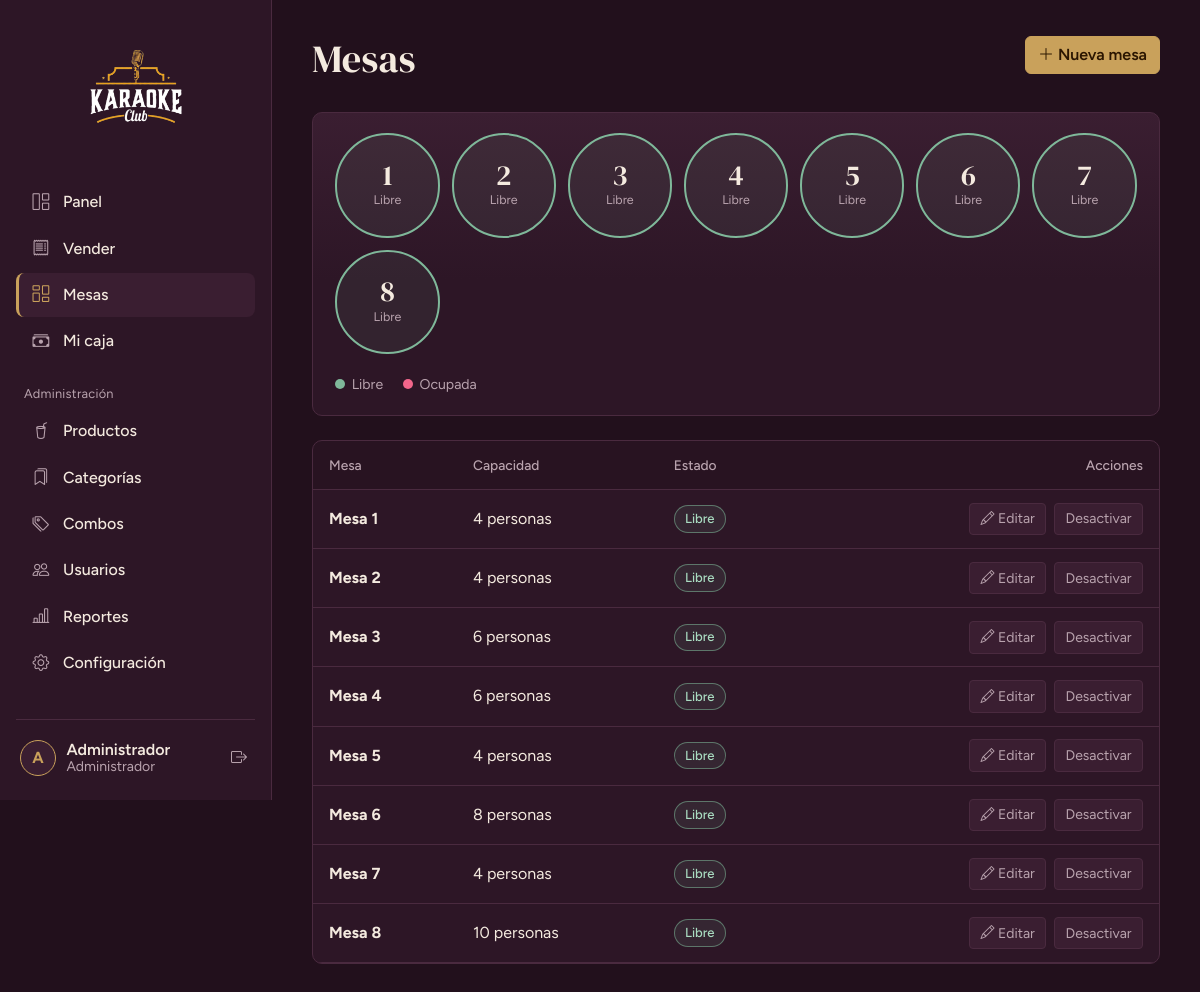
/mesas (signed in), run on the app's committed database.
### tables this page shows
CREATE TABLE IF NOT EXISTS usuarios (
  id          INT UNSIGNED PRIMARY KEY AUTO_INCREMENT,
  rol_id      TINYINT UNSIGNED NOT NULL,
  nombre      VARCHAR(100) NOT NULL,
  usuario     VARCHAR(50)  NOT NULL UNIQUE,
  password    VARCHAR(255) NOT NULL,
  telefono    VARCHAR(20)  NULL,
  estado      TINYINT(1) NOT NULL DEFAULT 1,
  ultimo_login DATETIME NULL,
  created_at  TIMESTAMP NOT NULL DEFAULT CURRENT_TIMESTAMP,
  CONSTRAINT fk_usuarios_rol FOREIGN KEY (rol_id) REFERENCES roles(id)
);

CREATE TABLE IF NOT EXISTS mesas (
  id         INT UNSIGNED PRIMARY KEY AUTO_INCREMENT,
  numero     VARCHAR(20) NOT NULL UNIQUE,
  capacidad  TINYINT UNSIGNED NOT NULL DEFAULT 4,
  estado     ENUM('libre','ocupada','inactiva') NOT NULL DEFAULT 'libre'
);

### app/core/Controller.php (called while the page is built, shortened)
<?php
abstract class Controller
{
    protected function view(string $view, array $data = [], string $layout = 'main'): void
    {
        extract($data, EXTR_SKIP);
        require APP_PATH . "/views/$view.php";
        $content = ob_get_clean();
        require APP_PATH . "/views/layouts/$layout.php";
    }
    protected function requireAuth(array $roles = []): void
    {
        Auth::refresh();
    }
}

### app/controllers/MesasController.php (called while the page is built, shortened)
<?php
class MesasController extends Controller
{
    public function __construct()
    {
        $this->requireAuth();
    }
    public function index(): void
    {
        $esAdmin = Auth::is('admin');
        $this->view('mesas/index', [
            'title'   => 'Mesas',
            'esAdmin' => $esAdmin,
            'mesas'   => Mesa::todas($esAdmin),
        ]);
    }
}

### app/core/Router.php (called while the page is built, shortened)
<?php
class Router
{
    public function dispatch(): void
    {
        try {
            $url   = trim((string) ($_GET['url'] ?? ''), '/');
            $parts = $url === '' ? [] : explode('/', $url);
            $c = strtolower($parts[0]);
            $m = $parts[1] ?? ($c === 'auth' ? 'login' : 'index');
            $params = array_slice($parts, 2);
            $obj = new $class();
            $ref = new ReflectionMethod($obj, $m);
            $ref->invokeArgs($obj, $params);
        } catch (AppException $e) {
            (new ErrorController())->show500($e->getMessage());
        } catch (Throwable $e) {
            error_log((string) $e);
            (new ErrorController())->show500(APP_ENV === 'development' ? $e->getMessage() : null);
        }
    }
}

### public/index.php (called while the page is built, shortened)
<?php
require APP_PATH . '/config/config.php';
spl_autoload_register(function (string $class): void {
    foreach (['core', 'controllers', 'models'] as $dir) {
        $file = APP_PATH . "/$dir/$class.php";
        if (is_file($file)) { require $file; return; }
    }
});
require APP_PATH . '/core/helpers.php';
(new Router())->dispatch();

### app/core/Auth.php (called while the page is built, shortened)
<?php
class Auth
{
    public static function user(): ?array { return $_SESSION['user'] ?? null; }
    public static function id(): int { return (int) ($_SESSION['user']['id'] ?? 0); }
    public static function role(): string { return (string) ($_SESSION['user']['rol'] ?? ''); }
    public static function is(string ...$roles): bool { return in_array(self::role(), $roles, true); }
    public static function refresh(): void
    {
        $u = Usuario::buscarPorId(self::id());
    }
}

### app/core/helpers.php (called while the page is built, shortened)
<?php
function e(mixed $v): string { return htmlspecialchars((string) $v, ENT_QUOTES | ENT_SUBSTITUTE, 'UTF-8'); }
function url(string $path = ''): string { return BASE_URL . '/' . ltrim($path, '/'); }
function asset(string $path): string
{
    $file = ROOT_PATH . '/public/' . ltrim($path, '/');
    return url($path) . '?v=' . (is_file($file) ? filemtime($file) : 1);
}

### app/core/Database.php (called while the page is built, shortened)
<?php
class Database
{
    private static ?PDO $pdo = null;
    public static function pdo(): PDO
    {
        if (self::$pdo === null) {
            try {
                $dsn = 'mysql:host=' . DB_HOST . ';dbname=' . DB_NAME . ';charset=utf8mb4';
                self::$pdo = new PDO($dsn, DB_USER, DB_PASS, [
                    PDO::ATTR_ERRMODE            => PDO::ERRMODE_EXCEPTION,
                    PDO::ATTR_DEFAULT_FETCH_MODE => PDO::FETCH_ASSOC,
                    PDO::ATTR_EMULATE_PREPARES   => false,
                ]);
                self::$pdo->exec("SET time_zone = '-05:00'");
            } catch (PDOException $e) {
                error_log('DB connect: ' . $e->getMessage());
                throw new AppException('No se pudo conectar a la base de datos. Revisa que MySQL esté encendido en XAMPP y que hayas importado database/karaoke_club.sql.');
            }
        }
        return self::$pdo;
    }
    public static function all(string $sql, array $params = []): array
    {
        $st = self::pdo()->prepare($sql);
        $st->execute($params);
        return $st->fetchAll();
    }
    public static function one(string $sql, array $params = []): ?array
    {
        $st = self::pdo()->prepare($sql);
        $st->execute($params);
        $row = $st->fetch();
        return $row === false ? null : $row;
    }
}

### app/models/Mesa.php (called while the page is built, shortened)
<?php
class Mesa
{
    public static function todas(bool $incluirInactivas = true): array
    {
        $where = $incluirInactivas ? '' : "WHERE m.estado <> 'inactiva'";
        return Database::all(
            "SELECT m.id, m.numero, m.capacidad, m.estado,
                    s.id AS sesion_id, s.abierta_en, s.cliente
               FROM mesas m
               LEFT JOIN sesiones_mesa s ON s.mesa_id = m.id AND s.estado = 'abierta'
               $where
              ORDER BY CAST(m.numero AS UNSIGNED), m.numero"
        );
    }
}

### app/models/Config.php (called while the page is built, shortened)
<?php
class Config
{
    private static ?array $cache = null;
    public static function get(string $clave, string $default = ''): string
    {
        if (self::$cache === null) {
            try {
                self::$cache = array_column(Database::all('SELECT clave, valor FROM configuracion'), 'valor', 'clave');
            } catch (Throwable $e) {
                self::$cache = [];
            }
        }
        return self::$cache[$clave] ?? $default;
    }
}

### app/config/menu.php (called while the page is built)
<?php
return [
  ['grupo' => '', 'items' => [
    ['label' => 'Panel',            'icon' => 'bi-grid-1x2',      'route' => 'dashboard', 'roles' => ['admin','cajero']],
    ['label' => 'Vender',           'icon' => 'bi-receipt',       'route' => 'ventas',    'roles' => ['admin','cajero']],
    ['label' => 'Mesas',            'icon' => 'bi-columns-gap',   'route' => 'mesas',     'roles' => ['admin','cajero']],
    ['label' => 'Mi caja',          'icon' => 'bi-cash-stack',    'route' => 'caja',      'roles' => ['admin','cajero']],
  ]],
  ['grupo' => 'Administración', 'items' => [
    ['label' => 'Productos',        'icon' => 'bi-cup-straw',     'route' => 'productos', 'roles' => ['admin']],
    ['label' => 'Categorías',       'icon' => 'bi-bookmarks',     'route' => 'categorias','roles' => ['admin']],
    ['label' => 'Combos',           'icon' => 'bi-tags',          'route' => 'combos',    'roles' => ['admin']],
    ['label' => 'Usuarios',         'icon' => 'bi-people',        'route' => 'usuarios',  'roles' => ['admin']],
    ['label' => 'Reportes',         'icon' => 'bi-bar-chart-line','route' => 'reportes',  'roles' => ['admin']],
    ['label' => 'Configuración',    'icon' => 'bi-gear',          'route' => 'configuracion', 'roles' => ['admin']],
  ]],
];

### app/models/Usuario.php (called while the page is built, shortened)
<?php
class Usuario
{
    public static function buscarPorId(int $id): ?array
    {
        return Database::one(
            'SELECT u.*, r.nombre AS rol FROM usuarios u JOIN roles r ON r.id = u.rol_id WHERE u.id = ? LIMIT 1',
            [$id]
        );
    }
}

### app/views/mesas/index.php (the view, shortened to what this page needs)
<?php
$nombreEstado = ['libre' => 'Libre', 'ocupada' => 'Ocupada', 'inactiva' => 'Inactiva'];
?>
<header class="page-head page-head--actions">
  <div>
    <h1>Mesas</h1>
  </div>
  <?php if ($esAdmin): ?>
    <div class="d-flex gap-2 flex-wrap">
      <a class="btn btn-brass" href="<?= url('mesas/crear') ?>"><i class="bi bi-plus-lg"></i> Nueva mesa</a>
    </div>
  <?php endif; ?>
</header>
<?php if (!$mesas): ?>
  <section class="panel"><p class="empty mb-0">Aún no hay mesas.</p></section>
<?php else: ?>
  <section class="panel panel--stage mb-4">
    <div class="floor">
      <?php foreach ($mesas as $m): if ($m['estado'] === 'inactiva') continue;
          $href = $m['sesion_id'] ? url('mesas/cuenta/' . (int) $m['sesion_id']) : url('mesas/abrir/' . (int) $m['id']); ?>
        <a class="mesa mesa--<?= e($m['estado']) ?>" href="<?= $href ?>" title="Mesa <?= e($m['numero']) ?>, para <?= (int) $m['capacidad'] ?> personas">
          <span class="mesa__n"><?= e($m['numero']) ?></span>
          <span class="mesa__e"><?= e($nombreEstado[$m['estado']] ?? $m['estado']) ?></span>
        </a>
      <?php endforeach; ?>
    </div>
    <ul class="legend">
      <li><i class="dot dot--libre"></i>Libre</li><li><i class="dot dot--ocupada"></i>Ocupada</li>
    </ul>
  </section>
  <?php if ($esAdmin): ?>
  <section class="panel panel--flush">
    <div class="table-responsive">
      <table class="table table-app align-middle mb-0">
        <thead><tr><th>Mesa</th><th>Capacidad</th><th>Estado</th><th class="text-end">Acciones</th></tr></thead>
        <tbody>
        <?php foreach ($mesas as $m): ?>
          <tr class="<?= $m['estado'] === 'inactiva' ? 'is-off' : '' ?>">
            <td><strong>Mesa <?= e($m['numero']) ?></strong></td>
            <td><?= (int) $m['capacidad'] ?> personas</td>
            <td><span class="badge-soft badge-soft--<?= ['libre' => 'ok', 'ocupada' => 'rose', 'inactiva' => 'off'][$m['estado']] ?? 'plain' ?>"><?= e($nombreEstado[$m['estado']] ?? $m['estado']) ?></span></td>
            <td class="text-end actions">
              <a class="btn btn-sm btn-outline-field" href="<?= url('mesas/editar/' . (int) $m['id']) ?>"><i class="bi bi-pencil"></i> Editar</a>
              <?php if (in_array($m['estado'], ['libre', 'inactiva'], true)): ?>
              <form method="post" action="<?= url('mesas/estado/' . (int) $m['id']) ?>" class="d-inline"
                    data-confirm="<?= $m['estado'] === 'inactiva' ? '¿Activar la mesa ' . e($m['numero']) . '?' : '¿Desactivar la mesa ' . e($m['numero']) . '?' ?>"
                    data-confirm-text="<?= $m['estado'] === 'inactiva' ? '' : 'Dejará de aparecer en la lista de mesas.' ?>" data-confirm-button="Sí, continuar">
                <button class="btn btn-sm btn-outline-field" type="submit"><?= $m['estado'] === 'inactiva' ? 'Activar' : 'Desactivar' ?></button>
              </form>
              <?php endif; ?>
            </td>
          </tr>
        <?php endforeach; ?>
        </tbody>
      </table>
    </div>
  </section>
  <?php endif; ?>
<?php endif; ?>

### app/views/layouts/main.php (shortened to what this page needs)
<?php
$menu  = require APP_PATH . '/config/menu.php';
$user  = Auth::user();
$local = Config::get('nombre_local', 'Karaoke Club');
$inicial = mb_strtoupper(mb_substr($user['nombre'] ?? '?', 0, 1));
?>
<!doctype html>
<html lang="es" data-bs-theme="dark">
<head>
  <?php include APP_PATH . '/views/layouts/_head.php'; ?>
</head>
<body>
<div class="shell">
  <aside class="sidebar offcanvas-lg offcanvas-start" tabindex="-1" id="sidebar" aria-label="Menú principal">
    <div class="sidebar__brand">
      <img class="brand-logo brand-logo--sidebar" src="<?= asset('assets/logo.png') ?>" alt="<?= e($local) ?>">
    </div>
    <nav class="sidebar__nav">
      <?php foreach ($menu as $grupo):
          $items = array_filter($grupo['items'], fn($i) => in_array(Auth::role(), $i['roles'], true));
          if (!$items) continue; ?>
        <?php if ($grupo['grupo'] !== ''): ?><p class="nav-group"><?= e($grupo['grupo']) ?></p><?php endif; ?>
        <?php foreach ($items as $i):
            $activo = Router::$controller === $i['route']; ?>
          <a class="nav-item-link<?= $activo ? ' is-active' : '' ?>" href="<?= url($i['route']) ?>"<?= $activo ? ' aria-current="page"' : '' ?>>
            <i class="bi <?= e($i['icon']) ?>"></i><span><?= e($i['label']) ?></span>
          </a>
        <?php endforeach; ?>
      <?php endforeach; ?>
    </nav>
    <div class="sidebar__user">
      <a class="user-chip" href="<?= url('perfil') ?>" title="Mi perfil">
        <span class="avatar"><?= e($inicial) ?></span>
        <span class="user-chip__text">
          <strong><?= e($user['nombre']) ?></strong>
          <small><?= Auth::is('admin') ? 'Administrador' : 'Cajero' ?></small>
        </span>
      </a>
      <form method="post" action="<?= url('auth/logout') ?>" data-confirm="¿Cerrar sesión?" data-confirm-button="Sí, salir">
        <button class="btn btn-icon" type="submit" title="Cerrar sesión" aria-label="Cerrar sesión"><i class="bi bi-box-arrow-right"></i></button>
      </form>
    </div>
  </aside>
  <main class="content">
    <?= $content ?>
  </main>
</div>
</body>
</html>

### data on the page
usuarios: nombre "A", nombre "Administrador"
mesas: numero "1", estado "Libre", capacidad "4", shows "Desactivar"
mesas: numero "2", estado "Libre", capacidad "4", shows "Desactivar"
mesas: numero "3", estado "Libre", capacidad "6", shows "Desactivar"
mesas: numero "4", estado "Libre", capacidad "6", shows "Desactivar"
mesas: numero "5", estado "Libre", capacidad "4", shows "Desactivar"
mesas: numero "6", estado "Libre", capacidad "8", shows "Desactivar"
mesas: numero "7", estado "Libre", capacidad "4", shows "Desactivar"
mesas: numero "8", estado "Libre", capacidad "10", shows "Desactivar"

### other printed values
$i['label'] "Panel"
$i['label'] "Vender"
$i['label'] "Mesas"
$i['label'] "Mi caja"
$grupo['grupo'] "Administración"
$i['label'] "Productos"
$i['label'] "Categorías"
$i['label'] "Combos"
$i['label'] "Usuarios"
$i['label'] "Reportes"
$i['label'] "Configuración"
